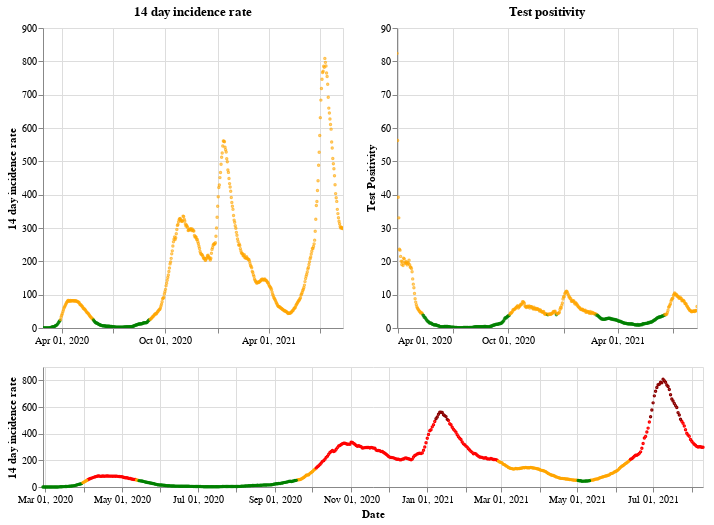

The cell this chart's notebook holds for it:
### Markdown cell above
## Scotland

### Code cell
plot_traffic_light('Scotland')

### Figure 1 — Vega-Lite specification as saved in the notebook (floating-point values rounded to 4 significant figures; data arrays with more than 128 entries replaced by an {"elided": "..."} marker saying what was removed)
{"config": {"view": {"continuousWidth": 400, "continuousHeight": 300}}, "vconcat": [{"hconcat": [{"mark": {"type": "point", "size": 2}, "encoding": {"color": {"condition": {"value": "green", "test": "(datum.twoWeeklyCasesRate <= 25)"}, "value": "orange"}, "tooltip": [{"type": "nominal", "field": "areaName"}, {"type": "temporal", "field": "date"}, {"type": "quantitative", "field": "twoWeeklyCasesRate"}, {"type": "quantitative", "field": "testPositivity"}], "x": {"type": "temporal", "axis": {"title": ""}, "field": "date", "scale": {"domain": {"selection": "DateBrush"}}, "timeUnit": "yearmonthdate"}, "y": {"type": "quantitative", "axis": {"title": "14 day incidence rate"}, "field": "twoWeeklyCasesRate"}}, "title": "14 day incidence rate", "width": 300}, {"mark": {"type": "point", "size": 2}, "encoding": {"color": {"condition": {"value": "green", "test": "(datum.testPositivity <= 4)"}, "value": "orange"}, "tooltip": [{"type": "nominal", "field": "areaName"}, {"type": "temporal", "field": "date"}, {"type": "quantitative", "field": "twoWeeklyCasesRate"}, {"type": "quantitative", "field": "testPositivity"}], "x": {"type": "temporal", "axis": {"title": ""}, "field": "date", "scale": {"domain": {"selection": "DateBrush"}}, "timeUnit": "yearmonthdate"}, "y": {"type": "quantitative", "axis": {"title": "Test Positivity"}, "field": "testPositivity"}}, "title": "Test positivity", "width": 300}]}, {"layer": [{"mark": {"type": "point", "size": 2}, "encoding": {"color": {"condition": {"value": "orange", "test": "(((datum.testPositivity < 4) && (datum.twoWeeklyCasesRate >= 50)) && (datum.twoWeeklyCasesRate < 200))"}, "value": "red"}, "opacity": {"condition": {"value": 1, "test": "((datum.twoWeeklyCasesRate >= 50) && (datum.twoWeeklyCasesRate < 500))"}, "value": 0}, "tooltip": [{"type": "nominal", "field": "areaName"}, {"type": "temporal", "field": "date"}, {"type": "quantitative", "field": "twoWeeklyCasesRate"}, {"type": "quantitative", "field": "testPositivity"}], "x": {"type": "temporal", "axis": {"title": "Date"}, "field": "date", "timeUnit": "yearmonthdate"}, "y": {"type": "quantitative", "axis": {"title": "14 day incidence rate"}, "field": "twoWeeklyCasesRate"}}, "selection": {"DateBrush": {"type": "interval", "encodings": ["x"], "fields": ["Time"]}}}, {"mark": {"type": "point", "size": 2}, "encoding": {"color": {"value": "darkred"}, "opacity": {"condition": {"value": 1, "test": "(datum.twoWeeklyCasesRate >= 500)"}, "value": 0}, "tooltip": [{"type": "nominal", "field": "areaName"}, {"type": "temporal", "field": "date"}, {"type": "quantitative", "field": "twoWeeklyCasesRate"}, {"type": "quantitative", "field": "testPositivity"}], "x": {"type": "temporal", "axis": {"title": "Date"}, "field": "date", "timeUnit": "yearmonthdate"}, "y": {"type": "quantitative", "axis": {"title": "14 day incidence rate"}, "field": "twoWeeklyCasesRate"}}}, {"mark": {"type": "point", "size": 2}, "encoding": {"color": {"condition": {"value": "green", "test": "((datum.testPositivity < 4) && (datum.twoWeeklyCasesRate < 50))"}, "value": "orange"}, "opacity": {"condition": {"value": 1, "test": "(datum.twoWeeklyCasesRate < 50)"}, "value": 0}, "tooltip": [{"type": "nominal", "field": "areaName"}, {"type": "temporal", "field": "date"}, {"type": "quantitative", "field": "twoWeeklyCasesRate"}, {"type": "quantitative", "field": "testPositivity"}], "x": {"type": "temporal", "axis": {"title": "Date"}, "field": "date", "timeUnit": "yearmonthdate"}, "y": {"type": "quantitative", "axis": {"title": "14 day incidence rate"}, "field": "twoWeeklyCasesRate"}}}], "height": 120, "width": 660}], "data": {"name": "data-cffa65e51ce78841c5b7ee09990f941d"}, "$schema": "https://vega.github.io/schema/vega-lite/v4.8.1.json", "datasets": {"data-cffa65e51ce78841c5b7ee09990f941d": {"elided": "530 records"}}}
